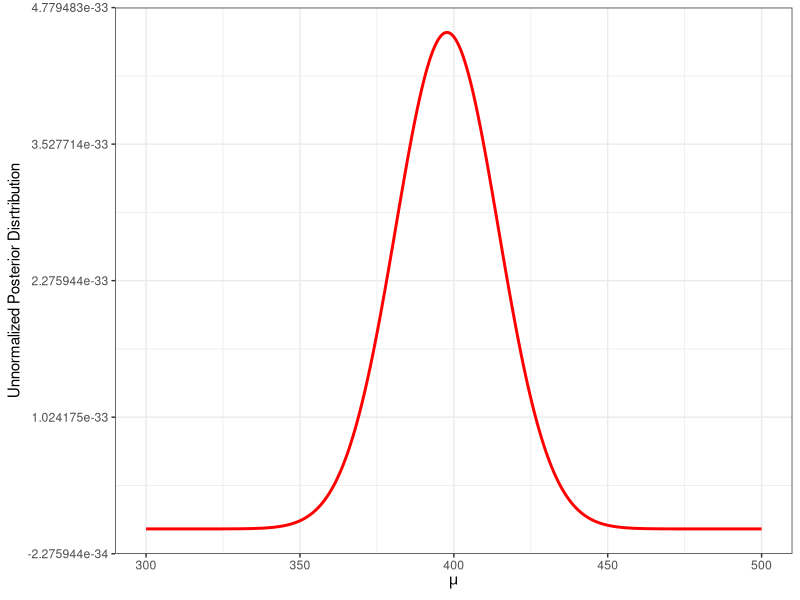

Reproduce this figure in R. (Note: this script raises an error after producing the figure.)
library(ggplot2)
#2.1
y <- c(300, 270, 390, 450, 500, 290, 680, 450)
pst_300 <- prod(dnorm(y, 300, sd=50))*dnorm(300, mean = 250, sd = 50)
pst_900 <- prod(dnorm(y, 900, sd=50))*dnorm(900, mean = 250, sd = 50)
pst_50 <- prod(dnorm(y, 50, sd=50))*dnorm(50, mean = 250, sd = 50)
cat("Unnormalized Posterior at 300:", pst_300, "\n")
cat("Unnormalized Posterior at 900:", pst_900, "\n")
cat("Unnormalized Posterior at 50:", pst_50, "\n")
#2.2
mu <- seq(from=0, to=500, by=0.1)
posterior <- data.frame(mu=mu)
posterior$pst <- NA
posterior$prior <- NA
for (i in 1:length(mu)){
  posterior$prior[i] <- dnorm(mu[i], mean=250, sd=50)
}
for (i in 1:length(mu)){
  posterior$pst[i] <- prod(dnorm(y, mu[i], sd=50))*posterior$prior[i]
}
ggplot(posterior, aes(x=mu, y=pst))+geom_line(size=1,color='red')+
  theme_bw()+xlab(expression(mu))+ylab("Unnormalized Posterior Disrtribution")+
  scale_x_continuous(limits=c(300, 500))
#2.3
df.pst_prior = melt(posterior, id=c('mu'))
df.pst_prior$variable <- ifelse(df.pst_prior$variable=="prior",'Prior','Posterior')
ggplot(df.pst_prior, aes(x=mu, y=value, color=variable))+geom_line(linewidth=1)+
  theme_bw()+xlab(expression(mu))+ylab("")+
  scale_x_continuous(limits=c(0,500))+
  facet_wrap(~variable, scales='free_y',ncol=1)+
  scale_color_manual(values=c('blue','orange'))
